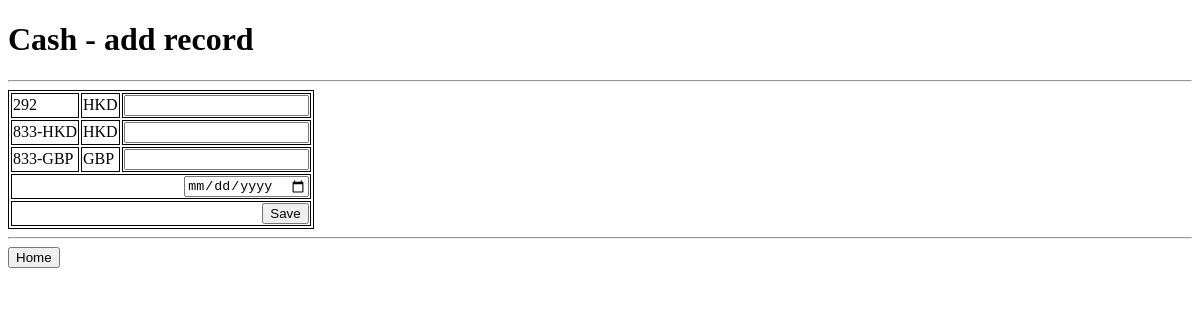
Before: /cash/record-add/ with the older database file.
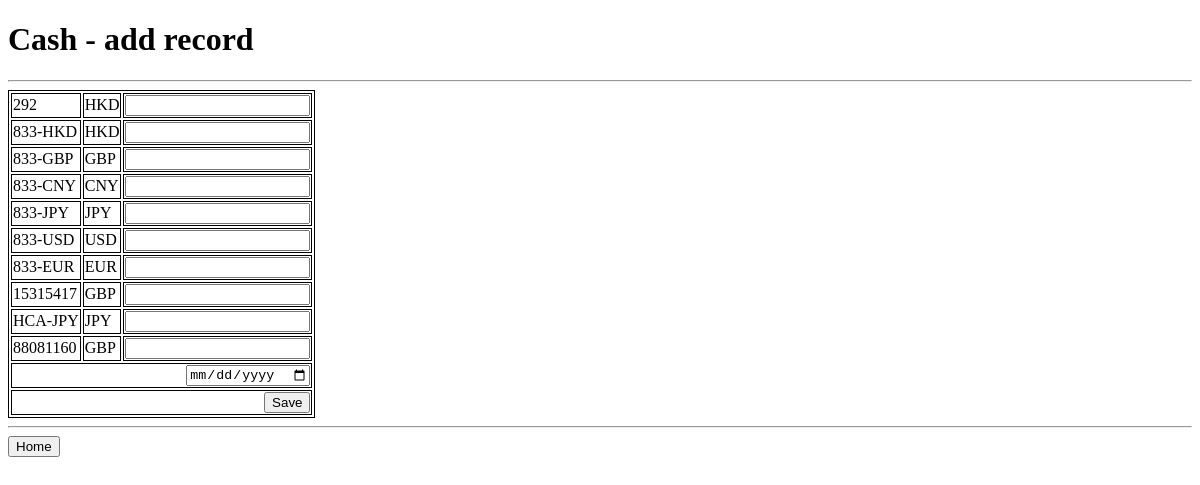
After: the same page with the newer database file.
### accounts/models.py (models this page shows, shortened)
class Account(models.Model):
  location  = models.CharField(max_length=255)
  name      = models.CharField(max_length=255)
  provider  = models.CharField(max_length=255)
  curr      = models.CharField(max_length=255, default="HKD")
  remark    = models.CharField(max_length=255, null=True, default=None, blank=True)

### cashs/views.py (the view)
# urls.py: path('record-add/', views.add_record, name='add'),
def add_record(request):
  accounts = Account.objects.all().values()
  if request.method == 'POST':
    data = request.POST
    print(data)
    for ac in accounts:
      res = data.get(f"ac_{ac['id']}")
      d =  data.get("date") if data.get("date") else date.today()
      if res:
        new_rec = CashRecord()
        new_rec.account_id = ac['id']
        new_rec.date = d
        new_rec.balance = res
        new_rec.save()
        print(f"{ac['id']} : {new_rec}")
      else:
        print(f"nope : {ac['id']}")
    return redirect('/dashboard')
  else:
    prev_bal = []
    for ac in accounts:
      bal = CashRecord.objects.filter(account=ac['id']).order_by('-date').values()
      if bal:
        prev_bal.append(bal[0]['balance'])
      else:
        prev_bal.append("")
    context = {
      'accounts': zip(accounts, prev_bal)
    }
    return render(request, 'add_cash_record.html', context)

### cashs/templates/add_cash_record.html (shortened to what this page needs)
{% extends "base.html" %}
{% block header %}
    Cash - add record
{% endblock %}
{% block content %}
    <form action="{% url 'cashs:add' %}" method="post">
    <table>
        {% for account, bal in accounts %}
            <tr>
                <td>{{ account.name }}</td>
                <td>{{ account.curr}}</td>
                <td><input type="number" name="ac_{{ account.id}}" value="{{ bal }}" step="any"></td>
            </tr>
        {% empty %}
            <tr>
                <td>No account is available.</td>
            </tr>
        {% endfor %}
        <tr>
            <td colspan="3">
                <input type="date" name="date" style="float:right">
            </td>
        </tr>
        <tr>
            <td colspan="3">
                <input type="submit" value="Save" style="float:right">
            </td>
        </tr>
    </table>
{% endblock %}
{% block actions %}
    <a href="{% url 'dashboard:home' %}"><button>Home</button></a>
{% endblock%}

Changed rows visible on the page:
added Account: name "833-CNY", curr "CNY"
added Account: name "833-JPY", curr "JPY"
added Account: name "833-USD", curr "USD"
added Account: name "833-EUR", curr "EUR"
added Account: name "15315417", curr "GBP"
added Account: name "HCA-JPY", curr "JPY"
added Account: name "88081160", curr "GBP"
